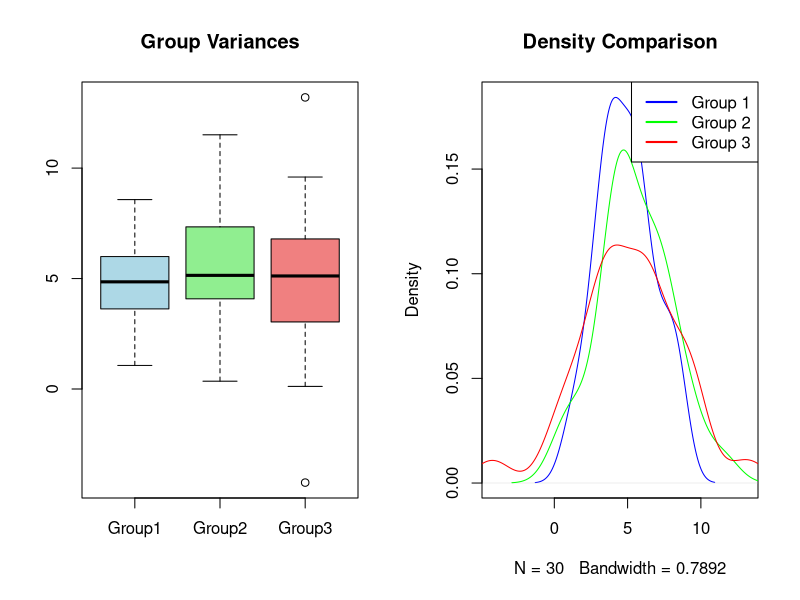

Reproduce this figure in R.
# Generate sample data for three groups
set.seed(123)
group1 <- rnorm(30, mean = 5, sd = 2)
group2 <- rnorm(30, mean = 5, sd = 3)
group3 <- rnorm(30, mean = 5, sd = 4)

# Perform Bartlett's test
bartlett_test_result <- bartlett.test(list(group1, group2, group3))

# Output
cat("Bartlett's Test Statistic:", bartlett_test_result$statistic, "\n")
cat("P-value:", bartlett_test_result$p.value, "\n")

# Visualizations
par(mfrow = c(1, 2))
boxplot(list(Group1 = group1, Group2 = group2, Group3 = group3),
        col = c("lightblue", "lightgreen", "lightcoral"), main = "Group Variances")
plot(density(group1), col = "blue", main = "Density Comparison", xlim = range(c(group1, group2, group3)))
lines(density(group2), col = "green")
lines(density(group3), col = "red")
legend("topright", legend = c("Group 1", "Group 2", "Group 3"), col = c("blue", "green", "red"), lwd = 2)
